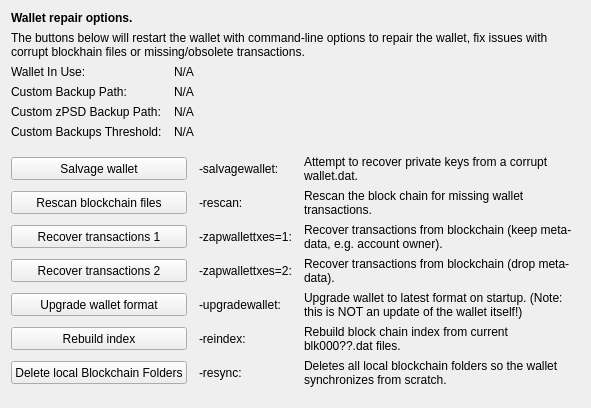
     <widget class="QWidget" name="tab_repair">
      <attribute name="title">
       <string>&amp;Wallet Repair</string>
      </attribute>
      <layout class="QGridLayout" name="gridLayout_4" columnstretch="0,0,0,0">
       <property name="horizontalSpacing">
        <number>12</number>
       </property>
       <item row="0" column="0" colspan="4">
        <widget class="QLabel" name="label_repair_header">
         <property name="font">
          <font>
           <weight>75</weight>
           <bold>true</bold>
          </font>
         </property>
         <property name="text">
          <string>Wallet repair options.</string>
         </property>
        </widget>
       </item>
       <item row="1" column="0" colspan="4">
        <widget class="QLabel" name="label_repair_helptext">
         <property name="font">
          <font>
           <weight>50</weight>
           <bold>false</bold>
          </font>
         </property>
         <property name="text">
          <string>The buttons below will restart the wallet with command-line options to repair the wallet, fix issues with corrupt blockhain files or missing/obsolete transactions.</string>
         </property>
         <property name="wordWrap">
          <bool>true</bool>
         </property>
        </widget>
       </item>
       <item row="2" column="0">
        <widget class="QLabel" name="wallet_path_label">
         <property name="text">
          <string>Wallet In Use:</string>
         </property>
        </widget>
       </item>
       <item row="2" column="1" colspan="3">
        <widget class="QLabel" name="wallet_path">
         <property name="cursor">
          <cursorShape>IBeamCursor</cursorShape>
         </property>
         <property name="text">
          <string>N/A</string>
         </property>
         <property name="textFormat">
          <enum>Qt::PlainText</enum>
         </property>
         <property name="textInteractionFlags">
          <set>Qt::LinksAccessibleByMouse|Qt::TextSelectableByKeyboard|Qt::TextSelectableByMouse</set>
         </property>
        </widget>
       </item>
       <item row="3" column="0">
        <widget class="QLabel" name="wallet_custombackuppath_label">
         <property name="visible">
          <bool>false</bool>
         </property>
         <property name="text">
          <string>Custom Backup Path:</string>
         </property>
        </widget>
       </item>
       <item row="3" column="1" colspan="3">
        <widget class="QLabel" name="wallet_custombackuppath">
         <property name="cursor">
          <cursorShape>IBeamCursor</cursorShape>
         </property>
         <property name="visible">
          <bool>false</bool>
         </property>
         <property name="text">
          <string>N/A</string>
         </property>
         <property name="textFormat">
          <enum>Qt::PlainText</enum>
         </property>
         <property name="textInteractionFlags">
          <set>Qt::LinksAccessibleByMouse|Qt::TextSelectableByKeyboard|Qt::TextSelectableByMouse</set>
         </property>
        </widget>
       </item>
       <item row="4" column="0">
        <widget class="QLabel" name="wallet_customzpsdbackuppath_label">
         <property name="visible">
          <bool>false</bool>
         </property>
         <property name="text">
          <string>Custom zPSD Backup Path:</string>
         </property>
        </widget>
       </item>
       <item row="4" column="1" colspan="3">
        <widget class="QLabel" name="wallet_customzpsdbackuppath">
         <property name="cursor">
          <cursorShape>IBeamCursor</cursorShape>
         </property>
         <property name="visible">
          <bool>false</bool>
         </property>
         <property name="text">
          <string>N/A</string>
         </property>
         <property name="textFormat">
          <enum>Qt::PlainText</enum>
         </property>
         <property name="textInteractionFlags">
          <set>Qt::LinksAccessibleByMouse|Qt::TextSelectableByKeyboard|Qt::TextSelectableByMouse</set>
         </property>
        </widget>
       </item>
       <item row="5" column="0">
        <widget class="QLabel" name="wallet_custombackupthreshold_label">
         <property name="visible">
          <bool>false</bool>
         </property>
         <property name="text">
          <string>Custom Backups Threshold:</string>
         </property>
        </widget>
       </item>
       <item row="5" column="1" colspan="3">
        <widget class="QLabel" name="wallet_custombackupthreshold">
         <property name="cursor">
          <cursorShape>IBeamCursor</cursorShape>
         </property>
         <property name="visible">
          <bool>false</bool>
         </property>
         <property name="text">
          <string>N/A</string>
         </property>
         <property name="textFormat">
          <enum>Qt::PlainText</enum>
         </property>
         <property name="textInteractionFlags">
          <set>Qt::LinksAccessibleByMouse|Qt::TextSelectableByKeyboard|Qt::TextSelectableByMouse</set>
         </property>
        </widget>
       </item>
       <item row="6" column="0">
        <spacer name="verticalSpacer_repair1">
         <property name="orientation">
          <enum>Qt::Vertical</enum>
         </property>
         <property name="sizeHint" stdset="0">
          <size>
           <width>10</width>
           <height>10</height>
          </size>
         </property>
        </spacer>
       </item>
       <item row="7" column="0" colspan="2">
        <widget class="QPushButton" name="btn_salvagewallet">
         <property name="minimumSize">
          <size>
           <width>100</width>
           <height>23</height>
          </size>
         </property>
         <property name="text">
          <string>Salvage wallet</string>
         </property>
        </widget>
       </item>
       <item row="7" column="2">
        <widget class="QLabel" name="label_repair_salvage_command">
         <property name="text">
          <string notr="true">-salvagewallet:</string>
         </property>
        </widget>
       </item>
       <item row="7" column="3">
        <widget class="QLabel" name="label_repair_salvage">
         <property name="text">
          <string>Attempt to recover private keys from a corrupt wallet.dat.</string>
         </property>
         <property name="wordWrap">
          <bool>true</bool>
         </property>
        </widget>
       </item>
       <item row="8" column="0" colspan="2">
        <widget class="QPushButton" name="btn_rescan">
         <property name="minimumSize">
          <size>
           <width>100</width>
           <height>23</height>
          </size>
         </property>
         <property name="text">
          <string>Rescan blockchain files</string>
         </property>
        </widget>
       </item>
       <item row="8" column="2">
        <widget class="QLabel" name="label_repair_rescan_command">
         <property name="text">
          <string notr="true">-rescan:</string>
         </property>
        </widget>
       </item>
       <item row="8" column="3">
        <widget class="QLabel" name="label_repair_rescan">
         <property name="text">
          <string>Rescan the block chain for missing wallet transactions.</string>
         </property>
         <property name="wordWrap">
          <bool>true</bool>
         </property>
        </widget>
       </item>
       <item row="9" column="0" colspan="2">
        <widget class="QPushButton" name="btn_zapwallettxes1">
         <property name="minimumSize">
          <size>
           <width>100</width>
           <height>23</height>
          </size>
         </property>
         <property name="text">
          <string>Recover transactions 1</string>
         </property>
        </widget>
       </item>
       <item row="9" column="2">
        <widget class="QLabel" name="label_repair_zap1_command">
         <property name="text">
          <string notr="true">-zapwallettxes=1:</string>
         </property>
        </widget>
       </item>
       <item row="9" column="3">
        <widget class="QLabel" name="label_repair_zap1">
         <property name="text">
          <string>Recover transactions from blockchain (keep meta-data, e.g. account owner).</string>
         </property>
         <property name="wordWrap">
          <bool>true</bool>
         </property>
        </widget>
       </item>
       <item row="10" column="0" colspan="2">
        <widget class="QPushButton" name="btn_zapwallettxes2">
         <property name="minimumSize">
          <size>
           <width>100</width>
           <height>23</height>
          </size>
         </property>
         <property name="text">
          <string>Recover transactions 2</string>
         </property>
        </widget>
       </item>
       <item row="10" column="2">
        <widget class="QLabel" name="label_repair_zap2_command">
         <property name="text">
          <string notr="true">-zapwallettxes=2:</string>
         </property>
        </widget>
       </item>
       <item row="10" column="3">
        <widget class="QLabel" name="label_repair_zap2">
         <property name="text">
          <string>Recover transactions from blockchain (drop meta-data).</string>
         </property>
         <property name="wordWrap">
          <bool>true</bool>
         </property>
        </widget>
       </item>
       <item row="11" column="0" colspan="2">
        <widget class="QPushButton" name="btn_upgradewallet">
         <property name="minimumSize">
          <size>
           <width>100</width>
           <height>23</height>
          </size>
         </property>
         <property name="text">
          <string>Upgrade wallet format</string>
         </property>
        </widget>
       </item>
       <item row="11" column="2">
        <widget class="QLabel" name="label_repair_upgrade_command">
         <property name="text">
          <string notr="true">-upgradewallet:</string>
         </property>
        </widget>
       </item>
       <item row="11" column="3">
        <widget class="QLabel" name="label_repair_upgrade">
         <property name="text">
          <string>Upgrade wallet to latest format on startup. (Note: this is NOT an update of the wallet itself!)</string>
         </property>
         <property name="wordWrap">
          <bool>true</bool>
         </property>
        </widget>
       </item>
       <item row="12" column="0" colspan="2">
        <widget class="QPushButton" name="btn_reindex">
         <property name="minimumSize">
          <size>
           <width>100</width>
           <height>23</height>
          </size>
         </property>
         <property name="text">
          <string>Rebuild index</string>
         </property>
        </widget>
       </item>
       <item row="12" column="2">
        <widget class="QLabel" name="label_repair_reindex_command">
         <property name="text">
          <string notr="true">-reindex:</string>
         </property>
        </widget>
       </item>
       <item row="12" column="3">
        <widget class="QLabel" name="label_repair_reindex">
         <property name="text">
          <string>Rebuild block chain index from current blk000??.dat files.</string>
         </property>
         <property name="wordWrap">
          <bool>true</bool>
         </property>
        </widget>
       </item>
       <item row="13" column="0" colspan="2">
        <widget class="QPushButton" name="btn_resync">
         <property name="minimumSize">
          <size>
           <width>100</width>
           <height>23</height>
          </size>
         </property>
         <property name="text">
          <string>Delete local Blockchain Folders</string>
         </property>
        </widget>
       </item>
       <item row="13" column="2">
        <widget class="QLabel" name="label_repair_resync_command">
         <property name="text">
          <string>-resync:</string>
         </property>
        </widget>
       </item>
       <item row="13" column="3">
        <widget class="QLabel" name="label_repair_resync">
         <property name="text">
          <string>Deletes all local blockchain folders so the wallet synchronizes from scratch.</string>
         </property>
         <property name="wordWrap">
          <bool>true</bool>
         </property>
        </widget>
       </item>
       <item row="14" column="0">
        <spacer name="verticalSpacer_repair2">
         <property name="orientation">
          <enum>Qt::Vertical</enum>
         </property>
         <property name="sizeHint" stdset="0">
          <size>
           <width>20</width>
           <height>10</height>
          </size>
         </property>
        </spacer>
       </item>
      </layout>
     </widget>
